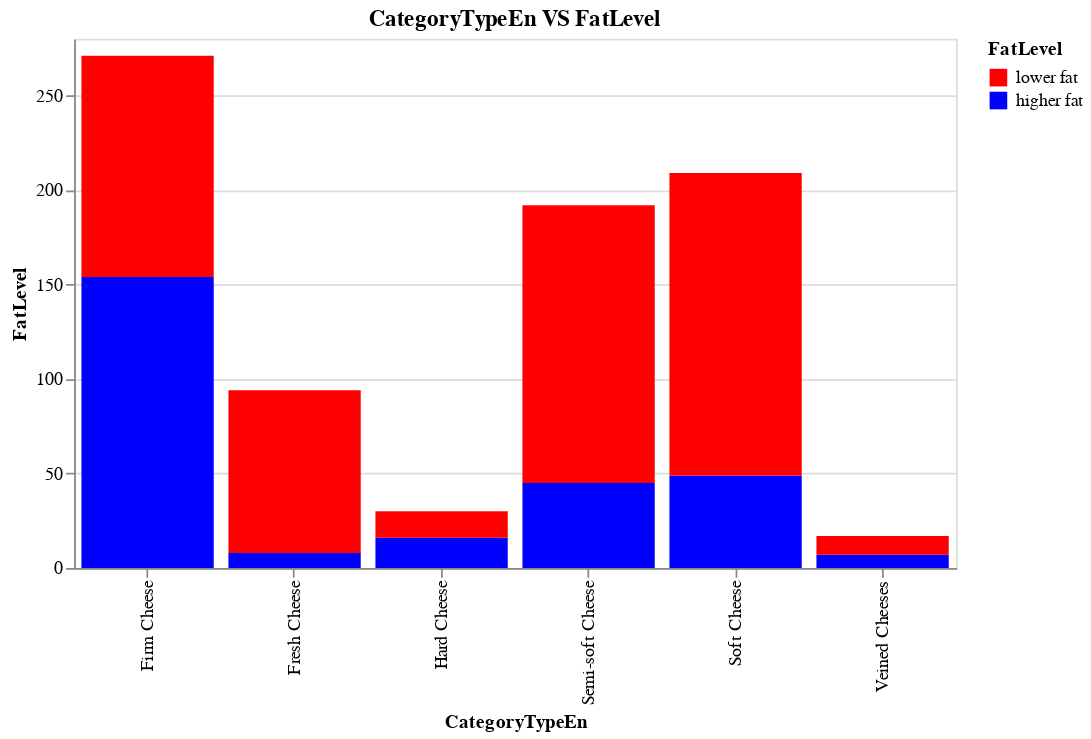

Notebook source saved alongside this figure:
### Code cell
CT_FL_Chart = alt.Chart(CT_FL_group_df, width = 500, height = 300).mark_bar().encode(
            alt.X('CategoryTypeEn:N', title = 'CategoryTypeEn'),
            alt.Y('count:Q', title = 'FatLevel'),
            alt.Color('FatLevel:N', scale = alt.Scale(domain=['lower fat','higher fat'],
                                                     range=['red', 'blue']))
            ).properties(title = "CategoryTypeEn VS FatLevel")
CT_FL_Chart

### Figure 1 — Vega-Lite specification as saved in the notebook (floating-point values rounded to 4 significant figures)
{"config": {"view": {"continuousWidth": 400, "continuousHeight": 300}}, "data": {"name": "data-75240522277ae93e8acf7961e6510805"}, "mark": "bar", "encoding": {"color": {"type": "nominal", "field": "FatLevel", "scale": {"domain": ["lower fat", "higher fat"], "range": ["red", "blue"]}}, "x": {"type": "nominal", "field": "CategoryTypeEn", "title": "CategoryTypeEn"}, "y": {"type": "quantitative", "field": "count", "title": "FatLevel"}}, "height": 300, "title": "CategoryTypeEn VS FatLevel", "width": 500, "$schema": "https://vega.github.io/schema/vega-lite/v4.8.1.json", "datasets": {"data-75240522277ae93e8acf7961e6510805": [{"CategoryTypeEn": "Firm Cheese", "FatLevel": "higher fat", "count": 154}, {"CategoryTypeEn": "Firm Cheese", "FatLevel": "lower fat", "count": 117}, {"CategoryTypeEn": "Fresh Cheese", "FatLevel": "higher fat", "count": 8}, {"CategoryTypeEn": "Fresh Cheese", "FatLevel": "lower fat", "count": 86}, {"CategoryTypeEn": "Hard Cheese", "FatLevel": "higher fat", "count": 16}, {"CategoryTypeEn": "Hard Cheese", "FatLevel": "lower fat", "count": 14}, {"CategoryTypeEn": "Semi-soft Cheese", "FatLevel": "higher fat", "count": 45}, {"CategoryTypeEn": "Semi-soft Cheese", "FatLevel": "lower fat", "count": 147}, {"CategoryTypeEn": "Soft Cheese", "FatLevel": "higher fat", "count": 49}, {"CategoryTypeEn": "Soft Cheese", "FatLevel": "lower fat", "count": 160}, {"CategoryTypeEn": "Veined Cheeses", "FatLevel": "higher fat", "count": 7}, {"CategoryTypeEn": "Veined Cheeses", "FatLevel": "lower fat", "count": 10}]}}
